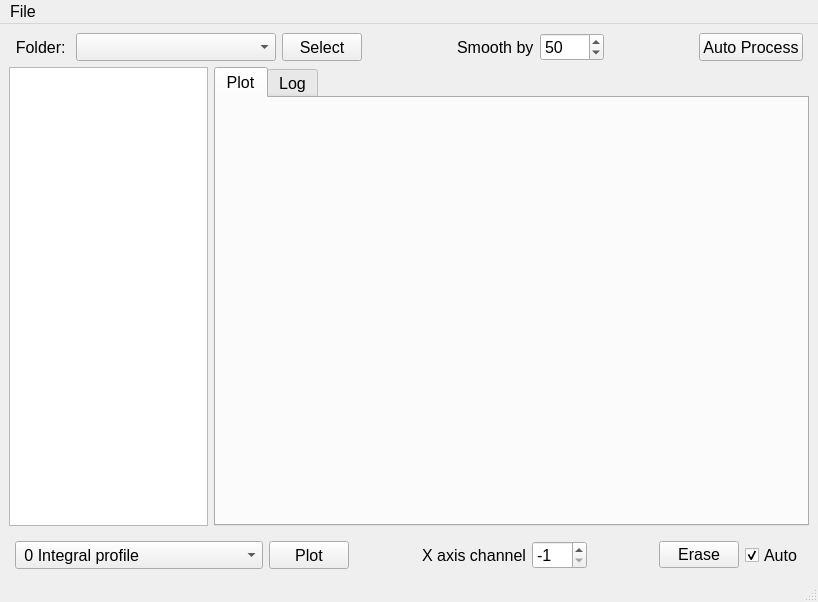
<?xml version="1.0" encoding="UTF-8"?>
<ui version="4.0">
 <class>MainWindow</class>
 <widget class="QMainWindow" name="MainWindow">
  <property name="geometry">
   <rect>
    <x>0</x>
    <y>0</y>
    <width>818</width>
    <height>602</height>
   </rect>
  </property>
  <property name="font">
   <font>
    <pointsize>12</pointsize>
   </font>
  </property>
  <property name="windowTitle">
   <string>Emittance Plot Processing</string>
  </property>
  <widget class="QWidget" name="centralwidget">
   <layout class="QVBoxLayout" name="verticalLayout">
    <property name="sizeConstraint">
     <enum>QLayout::SetDefaultConstraint</enum>
    </property>
    <property name="margin">
     <number>0</number>
    </property>
    <item>
     <widget class="QWidget" name="widget" native="true">
      <layout class="QVBoxLayout" name="verticalLayout_2">
       <item>
        <layout class="QHBoxLayout" name="horizontalLayout_2">
         <property name="sizeConstraint">
          <enum>QLayout::SetDefaultConstraint</enum>
         </property>
         <property name="leftMargin">
          <number>6</number>
         </property>
         <property name="rightMargin">
          <number>6</number>
         </property>
         <item>
          <widget class="QLabel" name="label_2">
           <property name="sizePolicy">
            <sizepolicy hsizetype="Preferred" vsizetype="Preferred">
             <horstretch>0</horstretch>
             <verstretch>0</verstretch>
            </sizepolicy>
           </property>
           <property name="minimumSize">
            <size>
             <width>0</width>
             <height>0</height>
            </size>
           </property>
           <property name="font">
            <font>
             <pointsize>12</pointsize>
            </font>
           </property>
           <property name="text">
            <string>Folder: </string>
           </property>
           <property name="alignment">
            <set>Qt::AlignRight|Qt::AlignTrailing|Qt::AlignVCenter</set>
           </property>
          </widget>
         </item>
         <item>
          <widget class="QComboBox" name="comboBox_2">
           <property name="sizePolicy">
            <sizepolicy hsizetype="Expanding" vsizetype="Preferred">
             <horstretch>0</horstretch>
             <verstretch>0</verstretch>
            </sizepolicy>
           </property>
           <property name="minimumSize">
            <size>
             <width>200</width>
             <height>0</height>
            </size>
           </property>
           <property name="editable">
            <bool>false</bool>
           </property>
          </widget>
         </item>
         <item>
          <widget class="QPushButton" name="pushButton_2">
           <property name="sizePolicy">
            <sizepolicy hsizetype="Preferred" vsizetype="Preferred">
             <horstretch>0</horstretch>
             <verstretch>0</verstretch>
            </sizepolicy>
           </property>
           <property name="font">
            <font>
             <pointsize>12</pointsize>
            </font>
           </property>
           <property name="text">
            <string>Select</string>
           </property>
          </widget>
         </item>
         <item>
          <spacer name="horizontalSpacer_6">
           <property name="orientation">
            <enum>Qt::Horizontal</enum>
           </property>
           <property name="sizeHint" stdset="0">
            <size>
             <width>40</width>
             <height>20</height>
            </size>
           </property>
          </spacer>
         </item>
         <item>
          <widget class="QLabel" name="label">
           <property name="sizePolicy">
            <sizepolicy hsizetype="Fixed" vsizetype="Preferred">
             <horstretch>0</horstretch>
             <verstretch>0</verstretch>
            </sizepolicy>
           </property>
           <property name="font">
            <font>
             <pointsize>12</pointsize>
            </font>
           </property>
           <property name="focusPolicy">
            <enum>Qt::NoFocus</enum>
           </property>
           <property name="text">
            <string>Smooth by</string>
           </property>
          </widget>
         </item>
         <item>
          <widget class="QSpinBox" name="spinBox">
           <property name="sizePolicy">
            <sizepolicy hsizetype="Preferred" vsizetype="Preferred">
             <horstretch>0</horstretch>
             <verstretch>0</verstretch>
            </sizepolicy>
           </property>
           <property name="minimumSize">
            <size>
             <width>0</width>
             <height>0</height>
            </size>
           </property>
           <property name="font">
            <font>
             <pointsize>12</pointsize>
            </font>
           </property>
           <property name="maximum">
            <number>9999</number>
           </property>
           <property name="value">
            <number>50</number>
           </property>
          </widget>
         </item>
         <item>
          <spacer name="horizontalSpacer_3">
           <property name="orientation">
            <enum>Qt::Horizontal</enum>
           </property>
           <property name="sizeType">
            <enum>QSizePolicy::Expanding</enum>
           </property>
           <property name="sizeHint" stdset="0">
            <size>
             <width>40</width>
             <height>20</height>
            </size>
           </property>
          </spacer>
         </item>
         <item>
          <widget class="QPushButton" name="pushButton_4">
           <property name="sizePolicy">
            <sizepolicy hsizetype="Preferred" vsizetype="Preferred">
             <horstretch>0</horstretch>
             <verstretch>0</verstretch>
            </sizepolicy>
           </property>
           <property name="font">
            <font>
             <pointsize>12</pointsize>
            </font>
           </property>
           <property name="text">
            <string>Auto Process</string>
           </property>
          </widget>
         </item>
        </layout>
       </item>
       <item>
        <widget class="QWidget" name="widget_2" native="true">
         <layout class="QHBoxLayout" name="horizontalLayout">
          <property name="leftMargin">
           <number>0</number>
          </property>
          <property name="topMargin">
           <number>0</number>
          </property>
          <property name="rightMargin">
           <number>0</number>
          </property>
          <item>
           <widget class="QListWidget" name="listWidget">
            <property name="sizePolicy">
             <sizepolicy hsizetype="Expanding" vsizetype="Expanding">
              <horstretch>1</horstretch>
              <verstretch>0</verstretch>
             </sizepolicy>
            </property>
            <property name="font">
             <font>
              <pointsize>12</pointsize>
             </font>
            </property>
            <property name="midLineWidth">
             <number>0</number>
            </property>
            <property name="editTriggers">
             <set>QAbstractItemView::NoEditTriggers</set>
            </property>
            <property name="alternatingRowColors">
             <bool>false</bool>
            </property>
            <property name="selectionMode">
             <enum>QAbstractItemView::MultiSelection</enum>
            </property>
            <property name="horizontalScrollMode">
             <enum>QAbstractItemView::ScrollPerPixel</enum>
            </property>
           </widget>
          </item>
          <item>
           <widget class="QTabWidget" name="tabWidget">
            <property name="sizePolicy">
             <sizepolicy hsizetype="Expanding" vsizetype="Expanding">
              <horstretch>3</horstretch>
              <verstretch>0</verstretch>
             </sizepolicy>
            </property>
            <property name="focusPolicy">
             <enum>Qt::NoFocus</enum>
            </property>
            <property name="currentIndex">
             <number>0</number>
            </property>
            <widget class="QWidget" name="tab_1">
             <property name="sizePolicy">
              <sizepolicy hsizetype="Expanding" vsizetype="Expanding">
               <horstretch>0</horstretch>
               <verstretch>0</verstretch>
              </sizepolicy>
             </property>
             <attribute name="title">
              <string>Plot</string>
             </attribute>
             <layout class="QHBoxLayout" name="horizontalLayout_4">
              <property name="margin">
               <number>0</number>
              </property>
              <item>
               <widget class="MplWidget" name="mplWidget" native="true">
                <property name="sizePolicy">
                 <sizepolicy hsizetype="Expanding" vsizetype="Expanding">
                  <horstretch>0</horstretch>
                  <verstretch>0</verstretch>
                 </sizepolicy>
                </property>
               </widget>
              </item>
             </layout>
            </widget>
            <widget class="QWidget" name="tab_2">
             <property name="sizePolicy">
              <sizepolicy hsizetype="Expanding" vsizetype="Expanding">
               <horstretch>0</horstretch>
               <verstretch>0</verstretch>
              </sizepolicy>
             </property>
             <attribute name="title">
              <string>Log</string>
             </attribute>
             <widget class="QTextBrowser" name="textBrowser">
              <property name="geometry">
               <rect>
                <x>0</x>
                <y>10</y>
                <width>500</width>
                <height>192</height>
               </rect>
              </property>
              <property name="sizePolicy">
               <sizepolicy hsizetype="Expanding" vsizetype="Expanding">
                <horstretch>0</horstretch>
                <verstretch>0</verstretch>
               </sizepolicy>
              </property>
              <property name="minimumSize">
               <size>
                <width>0</width>
                <height>0</height>
               </size>
              </property>
              <property name="autoFillBackground">
               <bool>false</bool>
              </property>
              <property name="acceptRichText">
               <bool>true</bool>
              </property>
             </widget>
            </widget>
           </widget>
          </item>
         </layout>
        </widget>
       </item>
       <item>
        <layout class="QHBoxLayout" name="horizontalLayout_3">
         <property name="leftMargin">
          <number>6</number>
         </property>
         <property name="rightMargin">
          <number>6</number>
         </property>
         <item>
          <widget class="QComboBox" name="comboBox">
           <property name="sizePolicy">
            <sizepolicy hsizetype="Preferred" vsizetype="Preferred">
             <horstretch>0</horstretch>
             <verstretch>0</verstretch>
            </sizepolicy>
           </property>
           <property name="baseSize">
            <size>
             <width>0</width>
             <height>0</height>
            </size>
           </property>
           <property name="font">
            <font>
             <pointsize>12</pointsize>
            </font>
           </property>
           <item>
            <property name="text">
             <string> 0 Integral profile</string>
            </property>
           </item>
           <item>
            <property name="text">
             <string> 1 Maximum profile</string>
            </property>
           </item>
           <item>
            <property name="text">
             <string> 2 Contour plot</string>
            </property>
           </item>
           <item>
            <property name="text">
             <string> 3 Color contour plot</string>
            </property>
           </item>
           <item>
            <property name="text">
             <string> 4 Contour levels</string>
            </property>
           </item>
           <item>
            <property name="text">
             <string>-------------------</string>
            </property>
           </item>
           <item>
            <property name="text">
             <string> 6 Calculated data contours</string>
            </property>
           </item>
           <item>
            <property name="text">
             <string> 7 Regular divergence reduced</string>
            </property>
           </item>
           <item>
            <property name="text">
             <string> 8 Scan voltage range</string>
            </property>
           </item>
           <item>
            <property name="text">
             <string> 9 Regions and offsets</string>
            </property>
           </item>
           <item>
            <property name="text">
             <string>10 Zero line debug</string>
            </property>
           </item>
           <item>
            <property name="text">
             <string>11 Scale and range</string>
            </property>
           </item>
           <item>
            <property name="text">
             <string>12 Calculated X0</string>
            </property>
           </item>
           <item>
            <property name="text">
             <string>13 Shifted jets</string>
            </property>
           </item>
           <item>
            <property name="text">
             <string>14 N x N no divergence</string>
            </property>
           </item>
           <item>
            <property name="text">
             <string>15 Cross section contours</string>
            </property>
           </item>
           <item>
            <property name="text">
             <string>16 Raw signals</string>
            </property>
           </item>
           <item>
            <property name="text">
             <string>17 Processed signals</string>
            </property>
           </item>
           <item>
            <property name="text">
             <string>18 Elementary jet</string>
            </property>
           </item>
          </widget>
         </item>
         <item>
          <widget class="QPushButton" name="pushButton_6">
           <property name="sizePolicy">
            <sizepolicy hsizetype="Minimum" vsizetype="Preferred">
             <horstretch>0</horstretch>
             <verstretch>0</verstretch>
            </sizepolicy>
           </property>
           <property name="font">
            <font>
             <pointsize>12</pointsize>
            </font>
           </property>
           <property name="text">
            <string>Plot</string>
           </property>
          </widget>
         </item>
         <item>
          <spacer name="horizontalSpacer_5">
           <property name="orientation">
            <enum>Qt::Horizontal</enum>
           </property>
           <property name="sizeHint" stdset="0">
            <size>
             <width>40</width>
             <height>20</height>
            </size>
           </property>
          </spacer>
         </item>
         <item>
          <widget class="QLabel" name="label_3">
           <property name="font">
            <font>
             <pointsize>12</pointsize>
            </font>
           </property>
           <property name="frameShape">
            <enum>QFrame::NoFrame</enum>
           </property>
           <property name="text">
            <string>X axis channel</string>
           </property>
          </widget>
         </item>
         <item>
          <widget class="QSpinBox" name="spinBox_2">
           <property name="sizePolicy">
            <sizepolicy hsizetype="Preferred" vsizetype="Preferred">
             <horstretch>0</horstretch>
             <verstretch>0</verstretch>
            </sizepolicy>
           </property>
           <property name="font">
            <font>
             <pointsize>12</pointsize>
            </font>
           </property>
           <property name="minimum">
            <number>-1</number>
           </property>
           <property name="maximum">
            <number>999</number>
           </property>
           <property name="value">
            <number>-1</number>
           </property>
          </widget>
         </item>
         <item>
          <spacer name="horizontalSpacer">
           <property name="orientation">
            <enum>Qt::Horizontal</enum>
           </property>
           <property name="sizeHint" stdset="0">
            <size>
             <width>40</width>
             <height>20</height>
            </size>
           </property>
          </spacer>
         </item>
         <item>
          <widget class="QPushButton" name="pushButton_7">
           <property name="text">
            <string>Erase</string>
           </property>
          </widget>
         </item>
         <item>
          <widget class="QCheckBox" name="checkBox">
           <property name="sizePolicy">
            <sizepolicy hsizetype="Minimum" vsizetype="Preferred">
             <horstretch>0</horstretch>
             <verstretch>0</verstretch>
            </sizepolicy>
           </property>
           <property name="font">
            <font>
             <pointsize>12</pointsize>
            </font>
           </property>
           <property name="text">
            <string>Auto</string>
           </property>
           <property name="checked">
            <bool>true</bool>
           </property>
          </widget>
         </item>
        </layout>
       </item>
      </layout>
     </widget>
    </item>
   </layout>
  </widget>
  <widget class="QMenuBar" name="menubar">
   <property name="geometry">
    <rect>
     <x>0</x>
     <y>0</y>
     <width>818</width>
     <height>20</height>
    </rect>
   </property>
   <widget class="QMenu" name="menuFile">
    <property name="sizePolicy">
     <sizepolicy hsizetype="Preferred" vsizetype="Preferred">
      <horstretch>0</horstretch>
      <verstretch>0</verstretch>
     </sizepolicy>
    </property>
    <property name="font">
     <font>
      <pointsize>12</pointsize>
     </font>
    </property>
    <property name="title">
     <string>File</string>
    </property>
    <addaction name="actionOpen"/>
    <addaction name="actionQuit"/>
   </widget>
   <addaction name="menuFile"/>
  </widget>
  <widget class="QStatusBar" name="statusbar"/>
  <action name="actionOpen">
   <property name="text">
    <string>Open</string>
   </property>
  </action>
  <action name="actionQuit">
   <property name="text">
    <string>Quit</string>
   </property>
  </action>
 </widget>
 <customwidgets>
  <customwidget>
   <class>MplWidget</class>
   <extends>QWidget</extends>
   <header>mplwidget</header>
   <container>1</container>
  </customwidget>
 </customwidgets>
 <resources/>
 <connections/>
</ui>
